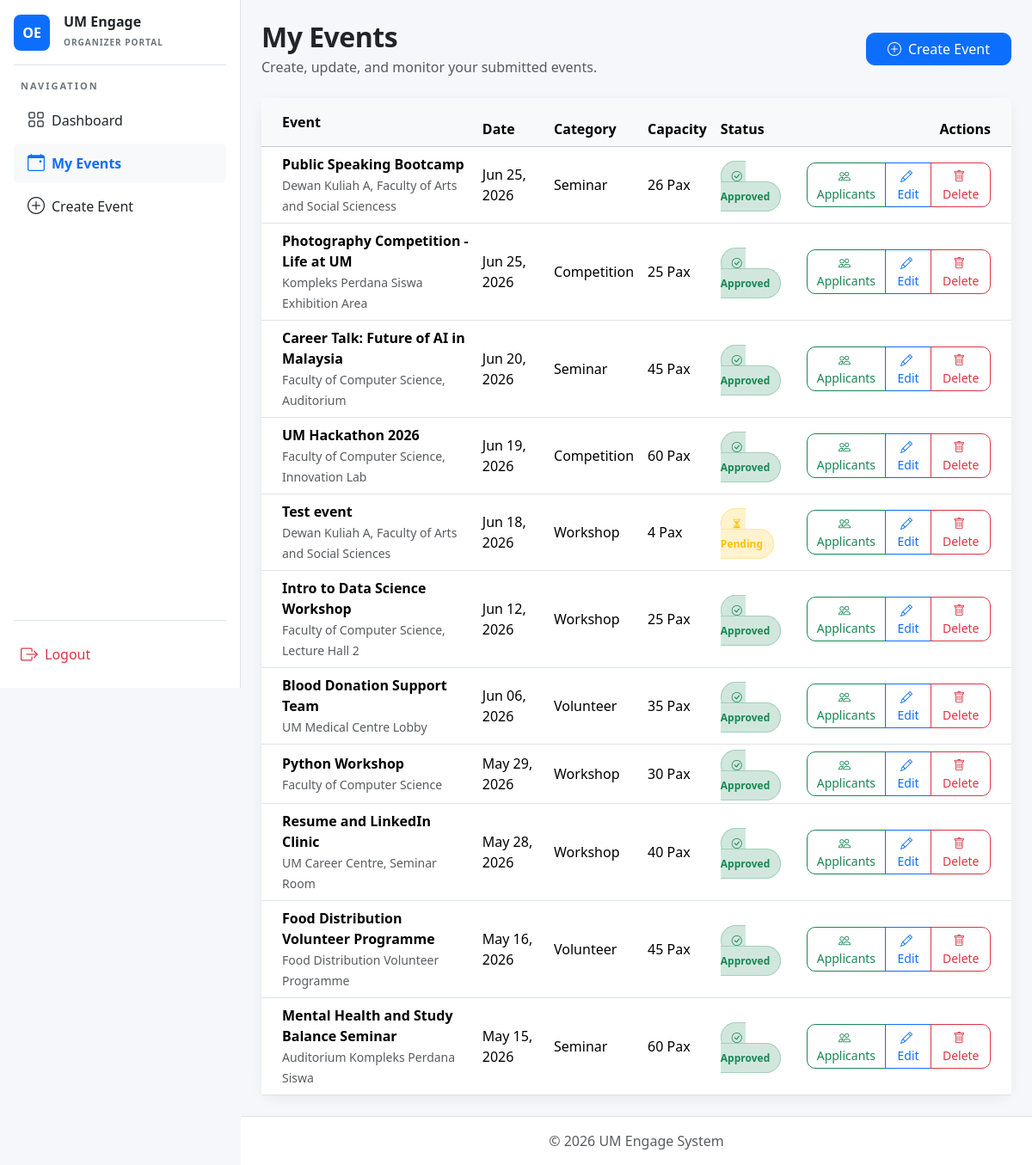
The page /organizer/events/ (signed in) on the database its author committed.
### core/models.py (models this page shows, shortened)
class Event(models.Model):
    APPROVAL_CHOICES = [
        ('Pending', 'Pending'),
        ('Approved', 'Approved'),
        ('Rejected', 'Rejected'),
    ]
    event_organizer = models.ForeignKey(User, on_delete=models.CASCADE, related_name='events')
    event_title = models.CharField(max_length=200)
    event_description = models.TextField()
    event_date = models.DateField()
    event_location = models.CharField(max_length=255)
    event_approval_status = models.CharField(
        max_length=20,
        choices=APPROVAL_CHOICES,
        default='Pending'
    )
    event_created_at = models.DateTimeField(auto_now_add=True)
    event_image = models.ImageField(upload_to='event_images/', blank=True, null=True)
    points_awarded = models.IntegerField(default=0)
    skill_tags = models.ManyToManyField('core.SkillTag', blank=True, related_name='events')
    event_capacity = models.PositiveIntegerField(
        default=0,
        help_text="Maximum number of attendees allowed"
    )
    event_category = models.CharField(max_length=100, default='General')

### organizer/views.py (the view)
# urls.py: path('events/', views.organizer_events, name='events'),
@organizer_required
@never_cache
def organizer_events(request):
    events = Event.objects.filter(event_organizer=request.user).order_by('-event_date')
    return render(request, 'organizer/events.html', {'events': events})

### organizer/templates/organizer/events.html (shortened to what this page needs)
{% extends "organizer/organizer_base.html" %}
{% block content %}
<div class="d-flex justify-content-between align-items-center mb-4">
    <div>
        <h2 class="page-title mb-1">My Events</h2>
        <p class="text-muted mb-0">Create, update, and monitor your submitted events.</p>
    </div>
    <a href="{% url 'organizer:create_event' %}" class="btn btn-primary px-4">
        <i class="bi bi-plus-circle me-2"></i>Create Event
    </a>
</div>
<div class="card soft-card">
    <div class="table-responsive">
        <table class="table table-hover align-middle mb-0">
            <thead class="table-light">
            <tr>
                <th class="ps-4 py-3">Event</th>
                <th>Date</th>
                <th>Category</th>
                <th>Capacity</th>
                <th>Status</th>
                <th class="text-end pe-4">Actions</th>
            </tr>
            </thead>
            <tbody>
            {% for event in events %}
            <tr>
                <td class="ps-4">
                    <div class="fw-bold">{{ event.event_title }}</div>
                    <small class="text-muted">{{ event.event_location }}</small>
                </td>
                <td>{{ event.event_date|date:"M d, Y" }}</td>
                <td>{{ event.event_category }}</td>
                <td>{{ event.event_capacity }} Pax</td>
                <td>
                    {% if event.event_approval_status == 'Pending' %}
                    <span class="status-badge bg-warning-subtle text-warning border border-warning-subtle">
                        <i class="bi bi-hourglass-split me-1"></i>Pending
                    </span>
                    {% elif event.event_approval_status == 'Approved' %}
                    <span class="status-badge bg-success-subtle text-success border border-success-subtle">
                        <i class="bi bi-check-circle me-1"></i>Approved
                    </span>
                    {% elif event.event_approval_status == 'Completed' %}
                    <span class="status-badge bg-info-subtle text-info border border-info-subtle">
                        <i class="bi bi-check2-circle me-1"></i>Completed
                    </span>
                    {% else %}
                    <span class="status-badge bg-danger-subtle text-danger border border-danger-subtle">
                        <i class="bi bi-x-circle me-1"></i>Rejected
                    </span>
                    {% endif %}
                </td>
                <td class="text-end pe-4">
                    <div class="btn-group">
                        <a href="{% url 'organizer:event_applicants' event.id %}" class="btn btn-sm btn-outline-success">
                            <i class="bi bi-people me-1"></i>Applicants
                        </a>
                        <a href="{% url 'organizer:edit_event' event.id %}" class="btn btn-sm btn-outline-primary">
                            <i class="bi bi-pencil me-1"></i>Edit
                        </a>
                        <a href="{% url 'organizer:delete_event' event.id %}" class="btn btn-sm btn-outline-danger">
                            <i class="bi bi-trash me-1"></i>Delete
                        </a>
                    </div>
                </td>
            </tr>
            {% endfor %}
            </tbody>
        </table>
    </div>
</div>
{% endblock %}

### organizer/templates/organizer/organizer_base.html (style rules this page uses)
body { background-color: #f6f7fb; }
.soft-card { border: 0; border-radius: 16px; box-shadow: 0 4px 16px rgba(0,0,0,0.06); }
.page-title { font-weight: 800; letter-spacing: -0.5px; }
.status-badge { padding: 8px 12px; border-radius: 999px; font-size: 12px; font-weight: 700; }
.btn { border-radius: 10px; }

### rows shown on the page
Event: event_title "Public Speaking Bootcamp", event_location "Dewan Kuliah A, Faculty of Arts and Social Sciencess", event_date "Jun 25, 2026", event_category "Seminar", event_capacity "26", event_approval_status "Approved" (drawn)
Event: event_title "Photography Competition - Life at UM", event_location "Kompleks Perdana Siswa Exhibition Area", event_date "Jun 25, 2026", event_category "Competition", event_capacity "25", event_approval_status "Approved" (drawn)
Event: event_title "Career Talk: Future of AI in Malaysia", event_location "Faculty of Computer Science, Auditorium", event_date "Jun 20, 2026", event_category "Seminar", event_capacity "45", event_approval_status "Approved" (drawn)
Event: event_title "UM Hackathon 2026", event_location "Faculty of Computer Science, Innovation Lab", event_date "Jun 19, 2026", event_category "Competition", event_capacity "60", event_approval_status "Approved" (drawn)
Event: event_title "Test event", event_location "Dewan Kuliah A, Faculty of Arts and Social Sciences", event_date "Jun 18, 2026", event_category "Workshop", event_capacity "4", event_approval_status "Pending" (drawn)
Event: event_title "Intro to Data Science Workshop", event_location "Faculty of Computer Science, Lecture Hall 2", event_date "Jun 12, 2026", event_category "Workshop", event_capacity "25", event_approval_status "Approved" (drawn)
Event: event_title "Blood Donation Support Team", event_location "UM Medical Centre Lobby", event_date "Jun 06, 2026", event_category "Volunteer", event_capacity "35", event_approval_status "Approved" (drawn)
Event: event_title "Python Workshop", event_location "Faculty of Computer Science", event_date "May 29, 2026", event_category "Workshop", event_capacity "30", event_approval_status "Approved" (drawn)
Event: event_title "Resume and LinkedIn Clinic", event_location "UM Career Centre, Seminar Room", event_date "May 28, 2026", event_category "Workshop", event_capacity "40", event_approval_status "Approved" (drawn)
Event: event_title "Food Distribution Volunteer Programme", event_location "Food Distribution Volunteer Programme", event_date "May 16, 2026", event_category "Volunteer", event_capacity "45", event_approval_status "Approved" (drawn)
Event: event_title "Mental Health and Study Balance Seminar", event_location "Auditorium Kompleks Perdana Siswa", event_date "May 15, 2026", event_category "Seminar", event_capacity "60", event_approval_status "Approved" (drawn)
